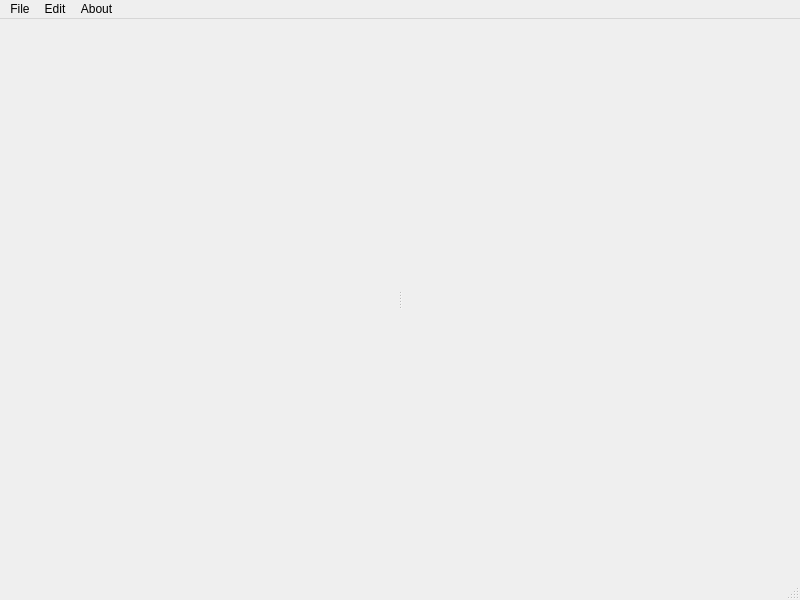
<?xml version="1.0" encoding="UTF-8"?>
<ui version="4.0">
 <class>MainWindow</class>
 <widget class="QMainWindow" name="MainWindow">
  <property name="geometry">
   <rect>
    <x>0</x>
    <y>0</y>
    <width>800</width>
    <height>600</height>
   </rect>
  </property>
  <property name="windowTitle">
   <string>MainWindow</string>
  </property>
  <widget class="QWidget" name="centralwidget">
   <layout class="QHBoxLayout" name="horizontalLayout">
    <item>
     <widget class="QSplitter" name="splitter">
      <property name="orientation">
       <enum>Qt::Horizontal</enum>
      </property>
      <widget class="leftwidget" name="right" native="true"/>
      <widget class="rightwidget" name="left" native="true"/>
     </widget>
    </item>
   </layout>
  </widget>
  <widget class="QMenuBar" name="menubar">
   <property name="geometry">
    <rect>
     <x>0</x>
     <y>0</y>
     <width>800</width>
     <height>21</height>
    </rect>
   </property>
   <widget class="QMenu" name="menuFile">
    <property name="title">
     <string>File</string>
    </property>
    <addaction name="actionNew"/>
    <addaction name="actionOpen"/>
   </widget>
   <widget class="QMenu" name="menuEdit">
    <property name="title">
     <string>Edit</string>
    </property>
   </widget>
   <widget class="QMenu" name="menuAbout">
    <property name="title">
     <string>About</string>
    </property>
   </widget>
   <addaction name="menuFile"/>
   <addaction name="menuEdit"/>
   <addaction name="menuAbout"/>
  </widget>
  <widget class="QStatusBar" name="statusbar"/>
  <action name="actionNew">
   <property name="text">
    <string>New</string>
   </property>
  </action>
  <action name="actionOpen">
   <property name="text">
    <string>Open</string>
   </property>
  </action>
 </widget>
 <customwidgets>
  <customwidget>
   <class>leftwidget</class>
   <extends>QWidget</extends>
   <header>leftwidget.h</header>
   <container>1</container>
  </customwidget>
  <customwidget>
   <class>rightwidget</class>
   <extends>QWidget</extends>
   <header location="global">rightwidget.h</header>
   <container>1</container>
  </customwidget>
 </customwidgets>
 <resources/>
 <connections/>
</ui>
